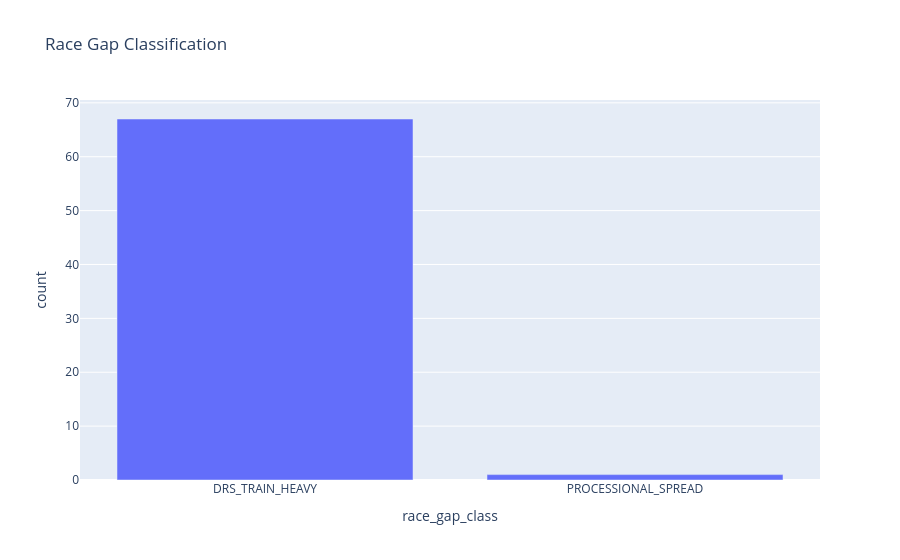

Source (notebook cell):
### Markdown cell above
## 3. Race Classification

Sessions are classified as compressed, balanced, or processional using median interval and DRS-train rate. This is an analytical label for feature design, not an official race classification.

### Code cell
def classify_race(row):
    if row["drs_train_rate"] >= 0.20:
        return "DRS_TRAIN_HEAVY"
    if row["median_interval"] >= 3.0:
        return "PROCESSIONAL_SPREAD"
    return "BALANCED_RACE"

race_class = phase_gap.copy()
race_class["race_gap_class"] = race_class.apply(classify_race, axis=1)
race_class.to_csv(OUTPUT_TABLES / "race_gap_classification.csv", index=False)
display(race_class["race_gap_class"].value_counts().reset_index().rename(columns={"index": "race_gap_class", "race_gap_class": "sessions"}))

fig = px.bar(
    race_class["race_gap_class"].value_counts().reset_index(),
    x="race_gap_class",
    y="count",
    title="Race Gap Classification",
)
save_fig(fig, "race_gap_classification")

### Figure 1 — Plotly figure (JSON) as saved in the notebook; plotly's stock layout.template omitted (floating-point values rounded to 4 significant figures)
{"data": [{"hovertemplate": "race_gap_class=%{x}<br>count=%{y}<extra></extra>", "legendgroup": "", "marker": {"color": "#636efa", "pattern": {"shape": ""}}, "name": "", "orientation": "v", "showlegend": false, "textposition": "auto", "type": "bar", "x": ["DRS_TRAIN_HEAVY", "PROCESSIONAL_SPREAD"], "xaxis": "x", "y": [67, 1], "yaxis": "y"}], "layout": {"barmode": "relative", "legend": {"tracegroupgap": 0}, "title": {"text": "Race Gap Classification"}, "xaxis": {"anchor": "y", "domain": [0.0, 1.0], "title": {"text": "race_gap_class"}}, "yaxis": {"anchor": "x", "domain": [0.0, 1.0], "title": {"text": "count"}}}}
